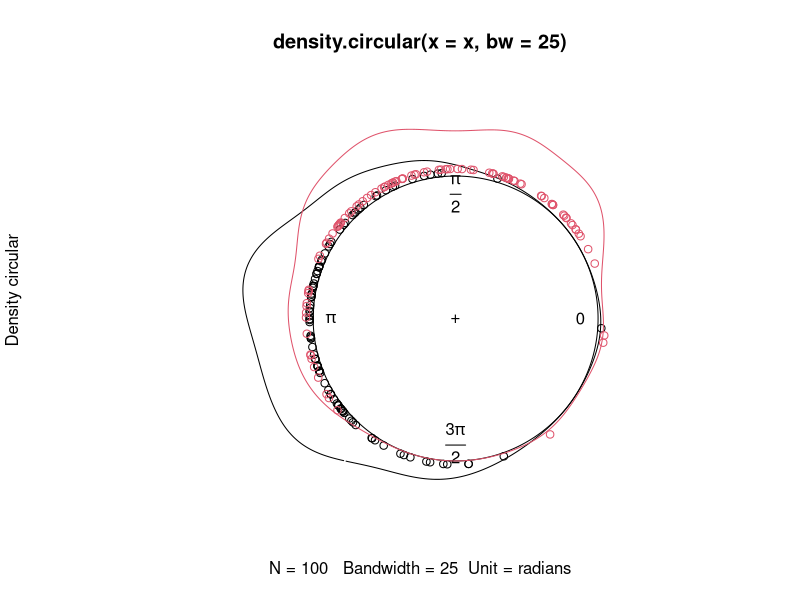

Recreate this plot in R.
library(circular)


### Name: lines.density.circular
### Title: Add a Plot for Kernel Density Estimation for Circular Data
### Aliases: lines.density.circular
### Keywords: dplot

### ** Examples

set.seed(1234)
x <- rvonmises(n=100, mu=circular(pi), kappa=2)
y <- rvonmises(n=100, mu=circular(pi/2), kappa=2)
resx <- density(x, bw=25)
res <- plot(resx, points.plot=TRUE, xlim=c(-1.5,1), ylim=c(-1.1, 1.5))
resy <- density(y, bw=25)
lines(resy, points.plot=TRUE, col=2, points.col=2, plot.info=res)
